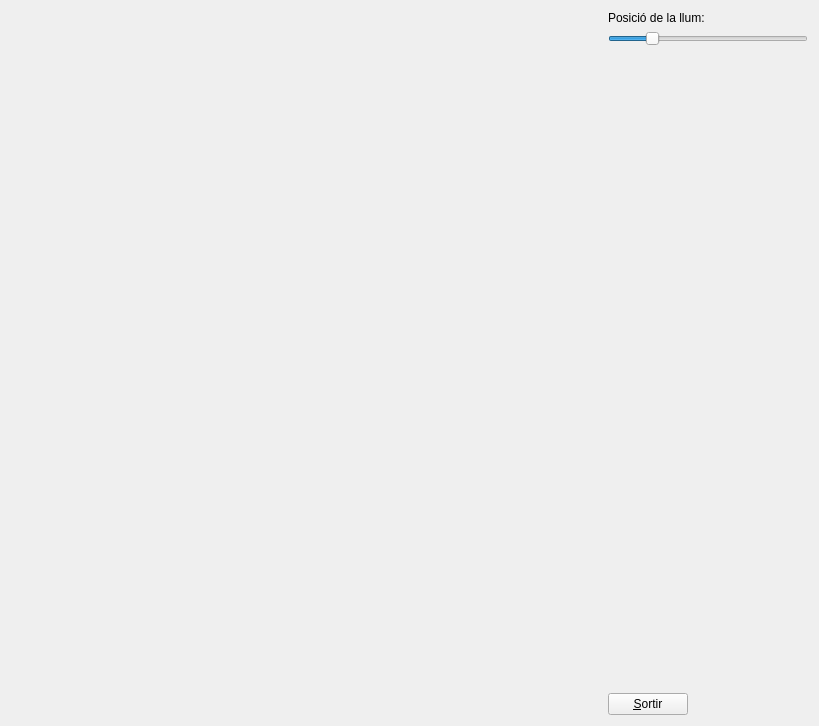
<?xml version="1.0" encoding="UTF-8"?>
<ui version="4.0">
 <class>MyForm</class>
 <widget class="QWidget" name="MyForm">
  <property name="geometry">
   <rect>
    <x>0</x>
    <y>0</y>
    <width>819</width>
    <height>726</height>
   </rect>
  </property>
  <property name="windowTitle">
   <string>IDI-Lab</string>
  </property>
  <layout class="QHBoxLayout" name="horizontalLayout">
   <item>
    <layout class="QVBoxLayout" name="verticalLayout_2">
     <property name="sizeConstraint">
      <enum>QLayout::SetDefaultConstraint</enum>
     </property>
     <item>
      <widget class="NouGLWidget" name="widget" native="true">
       <property name="sizePolicy">
        <sizepolicy hsizetype="Expanding" vsizetype="Expanding">
         <horstretch>0</horstretch>
         <verstretch>0</verstretch>
        </sizepolicy>
       </property>
      </widget>
     </item>
    </layout>
   </item>
   <item>
    <layout class="QVBoxLayout" name="verticalLayout_3"/>
   </item>
   <item>
    <layout class="QVBoxLayout" name="verticalLayout">
     <item>
      <layout class="QHBoxLayout" name="horizontalLayout_2">
       <property name="sizeConstraint">
        <enum>QLayout::SetDefaultConstraint</enum>
       </property>
       <property name="leftMargin">
        <number>0</number>
       </property>
       <property name="topMargin">
        <number>0</number>
       </property>
       <property name="rightMargin">
        <number>0</number>
       </property>
      </layout>
     </item>
     <item>
      <widget class="QLabel" name="label">
       <property name="text">
        <string>Posició de la llum:</string>
       </property>
      </widget>
     </item>
     <item>
      <widget class="QSlider" name="horizontalSlider">
       <property name="sizePolicy">
        <sizepolicy hsizetype="MinimumExpanding" vsizetype="Fixed">
         <horstretch>0</horstretch>
         <verstretch>0</verstretch>
        </sizepolicy>
       </property>
       <property name="maximumSize">
        <size>
         <width>200</width>
         <height>16777215</height>
        </size>
       </property>
       <property name="maximum">
        <number>60</number>
       </property>
       <property name="pageStep">
        <number>1</number>
       </property>
       <property name="value">
        <number>12</number>
       </property>
       <property name="orientation">
        <enum>Qt::Horizontal</enum>
       </property>
       <property name="invertedAppearance">
        <bool>false</bool>
       </property>
       <property name="invertedControls">
        <bool>false</bool>
       </property>
      </widget>
     </item>
     <item>
      <spacer name="verticalSpacer">
       <property name="orientation">
        <enum>Qt::Vertical</enum>
       </property>
       <property name="sizeHint" stdset="0">
        <size>
         <width>20</width>
         <height>40</height>
        </size>
       </property>
      </spacer>
     </item>
     <item>
      <widget class="QPushButton" name="pushButton">
       <property name="sizePolicy">
        <sizepolicy hsizetype="Fixed" vsizetype="Fixed">
         <horstretch>0</horstretch>
         <verstretch>0</verstretch>
        </sizepolicy>
       </property>
       <property name="text">
        <string>&amp;Sortir</string>
       </property>
      </widget>
     </item>
    </layout>
   </item>
  </layout>
 </widget>
 <customwidgets>
  <customwidget>
   <class>NouGLWidget</class>
   <extends>QWidget</extends>
   <header>NouGLWidget.h</header>
   <container>1</container>
   <slots>
    <signal>actualitzaSlider(int)</signal>
    <slot>movePosFocus(int)</slot>
   </slots>
  </customwidget>
 </customwidgets>
 <resources/>
 <connections>
  <connection>
   <sender>pushButton</sender>
   <signal>clicked()</signal>
   <receiver>MyForm</receiver>
   <slot>close()</slot>
   <hints>
    <hint type="sourcelabel">
     <x>515</x>
     <y>716</y>
    </hint>
    <hint type="destinationlabel">
     <x>839</x>
     <y>529</y>
    </hint>
   </hints>
  </connection>
  <connection>
   <sender>horizontalSlider</sender>
   <signal>valueChanged(int)</signal>
   <receiver>widget</receiver>
   <slot>movePosFocus(int)</slot>
   <hints>
    <hint type="sourcelabel">
     <x>625</x>
     <y>25</y>
    </hint>
    <hint type="destinationlabel">
     <x>215</x>
     <y>158</y>
    </hint>
   </hints>
  </connection>
  <connection>
   <sender>widget</sender>
   <signal>actualitzaSlider(int)</signal>
   <receiver>horizontalSlider</receiver>
   <slot>setValue(int)</slot>
   <hints>
    <hint type="sourcelabel">
     <x>369</x>
     <y>115</y>
    </hint>
    <hint type="destinationlabel">
     <x>573</x>
     <y>35</y>
    </hint>
   </hints>
  </connection>
 </connections>
</ui>
